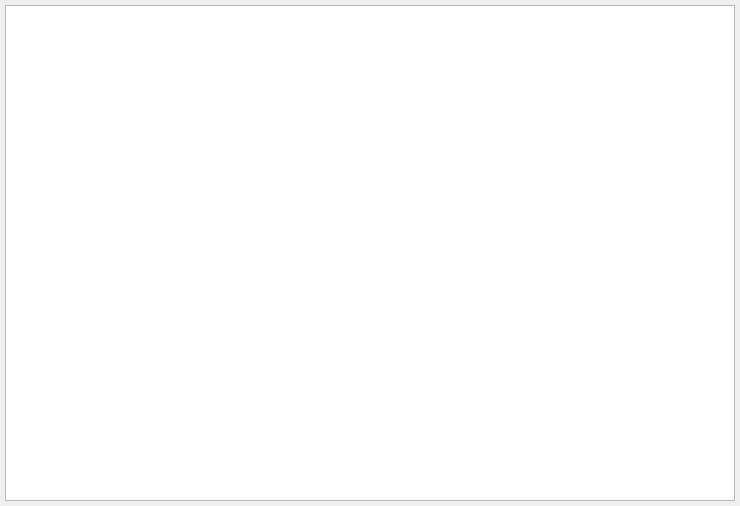
<?xml version="1.0" encoding="UTF-8"?>
<ui version="4.0">
 <class>FundsRegisterPanel</class>
 <widget class="QWidget" name="FundsRegisterPanel">
  <property name="geometry">
   <rect>
    <x>0</x>
    <y>0</y>
    <width>740</width>
    <height>506</height>
   </rect>
  </property>
  <property name="windowTitle">
   <string>Form</string>
  </property>
  <layout class="QVBoxLayout" name="verticalLayout">
   <property name="leftMargin">
    <number>5</number>
   </property>
   <property name="topMargin">
    <number>5</number>
   </property>
   <property name="rightMargin">
    <number>5</number>
   </property>
   <property name="bottomMargin">
    <number>5</number>
   </property>
   <item>
    <widget class="QTableView" name="tableFunds">
     <property name="editTriggers">
      <set>QAbstractItemView::NoEditTriggers</set>
     </property>
     <property name="showDropIndicator" stdset="0">
      <bool>false</bool>
     </property>
     <property name="dragDropOverwriteMode">
      <bool>false</bool>
     </property>
     <property name="selectionMode">
      <enum>QAbstractItemView::MultiSelection</enum>
     </property>
     <property name="selectionBehavior">
      <enum>QAbstractItemView::SelectRows</enum>
     </property>
     <property name="sortingEnabled">
      <bool>true</bool>
     </property>
     <attribute name="horizontalHeaderCascadingSectionResizes">
      <bool>true</bool>
     </attribute>
     <attribute name="horizontalHeaderShowSortIndicator" stdset="0">
      <bool>true</bool>
     </attribute>
     <attribute name="horizontalHeaderStretchLastSection">
      <bool>true</bool>
     </attribute>
     <attribute name="verticalHeaderVisible">
      <bool>false</bool>
     </attribute>
    </widget>
   </item>
  </layout>
 </widget>
 <resources/>
 <connections/>
</ui>
